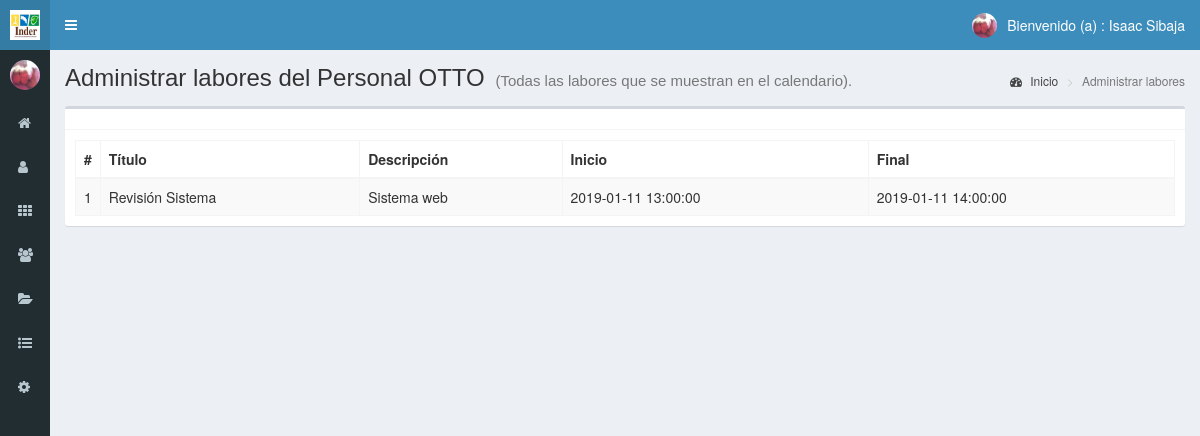
Screenshot of /labores (signed in) with the database file from the repository.
### tables this page shows
CREATE TABLE `labores` (
  `id` int(11) NOT NULL,
  `title` text NOT NULL,
  `descripcion` text NOT NULL,
  `color` text NOT NULL,
  `textColor` text NOT NULL,
  `start` datetime NOT NULL,
  `end` datetime NOT NULL
);

### controladores/plantilla.controlador.php (called while the page is built)
<?php
class ControladorPlantilla
{
	static public function ctrPlantilla(){
		include "vistas/plantilla.php";
	}
}
?>

### index.php (called while the page is built, shortened)
<?php
require_once "controladores/plantilla.controlador.php";
require_once "controladores/tramites.controlador.php";
require_once "controladores/labores.controlador.php";
require_once "modelos/labores.modelo.php";
$plantilla = new ControladorPlantilla();
$plantilla->ctrPlantilla();

### controladores/labores.controlador.php (called while the page is built)
<?php
class ControladorLabores
{
    public static function ctrMostrarLabores($item, $valor)
    {
        $tabla = "labores";
        $respuesta = ModeloLabores::mdlMostrarLabores($tabla, $item, $valor);
        return $respuesta;
    }
}

### modelos/conexion.php (called while the page is built)
<?php
class Conexion
{
    public static function conectar()
    {
        $link = new PDO("mysql:host=localhost;dbname=inder", "root", "");
        $link->exec("set names utf8");
        return $link;
    }
}

### modelos/labores.modelo.php (called while the page is built, shortened)
<?php
require_once "conexion.php";
class ModeloLabores
{
    public static function mdlMostrarLabores($tabla, $item, $valor)
    {
        if ($item != null) {
            $stmt = Conexion::conectar()->prepare("SELECT * FROM $tabla WHERE $item = :$item");
            $stmt->bindParam(":" . $item, $valor, PDO::PARAM_STR);
            $stmt->execute();
            return $stmt->fetch();
        } else {
            $stmt = Conexion::conectar()->prepare("SELECT * FROM $tabla ORDER BY id DESC");
            $stmt->execute();
            return $stmt->fetchAll();
        }
    }
}

### vistas/modulos/labores.php (the view)
<div class="content-wrapper">
  <section class="content-header">
    <h1>
      Administrar labores del Personal OTTO
      <small>(Todas las labores que se muestran en el calendario).</small>
    </h1>
    <ol class="breadcrumb">
      <li><a href="inicio"><i class="fa fa-dashboard"></i> Inicio</a></li>
      <li class="active">Administrar labores</li>
    </ol>
  </section>
  <section class="content">
    <div class="box">
      <div class="box-header with-border">
      </div>
      <div class="box-body">
       <table class="table table-bordered table-striped dt-responsive tablas" width="100%">
        <thead>
         <tr>
           <th style="width:10px">#</th>
           <th>Título</th>
           <th>Descripción</th>
           <th>Inicio</th>
           <th>Final</th>
         </tr>
        </thead>
        <tbody>
        <?php
$item  = null;
$valor = null;
$labores = ControladorLabores::ctrMostrarLabores($item, $valor);
foreach ($labores as $key => $value) {
    echo '<tr>
                    <td>' . ($key + 1) . '</td>
                    <td>' . $value["title"] . '</td>
                    <td>' . $value["descripcion"] . '</td>
                    <td>' . $value["start"] . '</td>
                    <td>' . $value["end"] . '</td>
                  </tr>';
}
?>
        </tbody>
       </table>
      </div>
    </div>
  </section>
</div>

### rows the page displays
labores: title "Revisión Sistema", descripcion "Sistema web", start "2019-01-11 13:00:00", end "2019-01-11 14:00:00"

### other values shown
$_SESSION["nombre"] "Isaac Sibaja"
